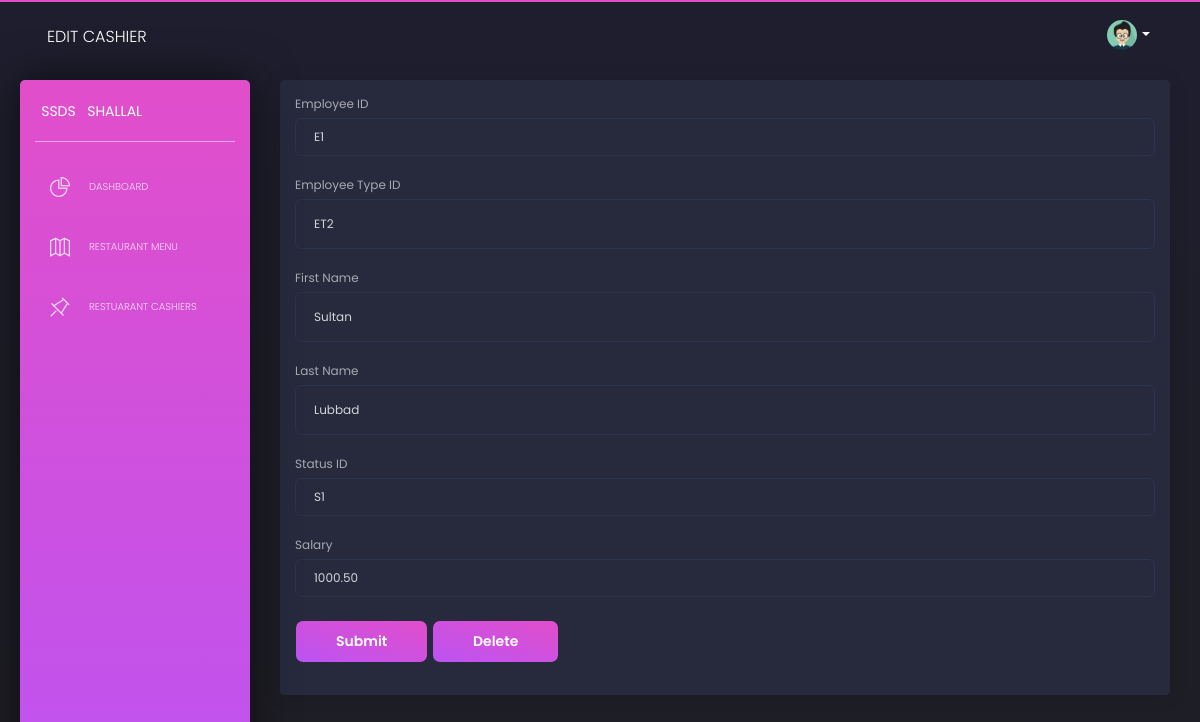
The page /Cashiers/E1 on the database its author committed.
### database_setup.py (models this page shows)
class Employee(Base):
    __tablename__='employee'
    eid=Column(String(10),nullable=False, primary_key=True)
    etid=Column(String(10), ForeignKey("employeetype.etid"),nullable=False)
    fname = Column(String(80), nullable=False)
    lname = Column(String(80), nullable=False)
    stsid=Column(String(10), ForeignKey("status.stsid"),nullable=False)
    salary=Column(DECIMAL(5,2))

### ssds.py (the view, shortened to what this page needs)
@app.route('/Cashiers/<string:eid>', methods=['GET', 'POST'])
def editCashier(eid):
    cashier=session.query(Employee).filter_by(eid=eid).first()
    if request.method == 'POST' and request.form['submit_button'] == 'delete':
        session.delete(cashier)
        session.commit()
        return redirect(url_for('showCashiers'))
    else:
        return render_template('editCashiers.html',
                               cashier=cashier)

### templates/editCashiers.html (shortened to what this page needs)
<html lang="en" class="perfect-scrollbar-on"><head>
    <link href="https://use.fontawesome.com/releases/v5.0.6/css/all.css" rel="stylesheet">
    <link href="{{ url_for('static', filename='assets/css/nucleo-icons.css') }}" rel="stylesheet">
    <link href="{{ url_for('static', filename='assets/css/black-dashboard.css') }}" rel="stylesheet">
    <link href="{{ url_for('static', filename='assets/demo/demo.css') }}" rel="stylesheet">
</head>
  <body class="">
    <div class="wrapper">
      <div class="sidebar">
        <div class="sidebar-wrapper ps">
          <div class="logo">
            <a href="javascript:void(0)" class="simple-text logo-mini">
              SSDS
            </a>
            <a href="javascript:void(0)" class="simple-text logo-normal">
              Shallal
            </a>
          </div>
          <ul class="nav">
            <li class="">
              <a href="{{url_for('showDashboard') }}">
                <i class="tim-icons icon-chart-pie-36"></i>
                <p>Dashboard</p>
              </a>
            </li>
            <li>
              <a href="{{url_for('showRestaurantMenu') }}">
                <i class="tim-icons icon-map-big
  "></i>
                <p>Restaurant Menu</p>
              </a>
            </li>
            <li>
                <a href="/Cashiers">
                  <i class="tim-icons icon-pin"></i>
                  <p>Restuarant Cashiers</p>
                </a>
            </li>
          </ul>
        </div>
      </div>
      <div class="main-panel ps">
        <nav class="navbar navbar-expand-lg navbar-absolute navbar-transparent">
          <div class="container-fluid">
            <div class="navbar-wrapper">
              <a class="navbar-brand" href="javascript:void(0)">Edit Cashier</a>
            </div>
            <div class="collapse navbar-collapse" id="navigation">
              <ul class="navbar-nav ml-auto">
                <li class="dropdown nav-item">
                  <a href="#" class="dropdown-toggle nav-link" data-toggle="dropdown">
                    <div class="photo">
                      <img src="{{ url_for('static', filename='assets/img/anime3.png') }}" alt="Profile Photo">
                    </div>
                    <b class="caret d-none d-lg-block d-xl-block"></b>
                  </a>
                </li>
              </ul>
            </div>
          </div>
        </nav>
        <div class="content">
        <div class="card">
          <div class ="card-body">
            <form action="#" method="post">
                <div class="form-group">
                    <label for="eid">Employee ID</label>
                    <input type="eid" class="form-control" name="eid"  value="{{cashier.eid}}">
                  </div>
                  <div class="form-group">
                      <label for="etid">Employee Type ID</label>
                      <input style="height:50px;" type="etid" class="form-control" name="etid"  value="{{cashier.etid}}">
                    </div>
                    <div class="form-group">
                      <label for="fname">First Name</label>
                      <input style="height:50px"  class="form-control" name="fname" value="{{cashier.fname}}"">
                    </div>
                    <div class="form-group">
                        <label for="lname">Last Name</label>
                        <input style="height:50px"  class="form-control" name="lname" value="{{cashier.lname}}"">
                      </div>
                      <div class="form-group">
                          <label for="stsid">Status ID</label>
                        <input type="stsid" class="form-control" name="stsid"  value="{{cashier.stsid}}">
                    </div>
                    <div class="form-group">
                        <label for="salary">Salary</label>
                      <input type="salary" class="form-control" name="salary"  value="{{cashier.salary}}">
                  </div>
                    <button type="submit" name ="submit_button" value ="submit"class="btn btn-primary">Submit</button>
                    <button type="submit" name ="submit_button" value= "delete"class="btn btn-primary">Delete</button>
            </form>
          </div>
        </div>
            </div>
  </div></div></body></html>

### rows shown on the page
Employee: eid "E1", etid "ET2", fname "Sultan", lname "Lubbad", stsid "S1", salary "1000.50"
